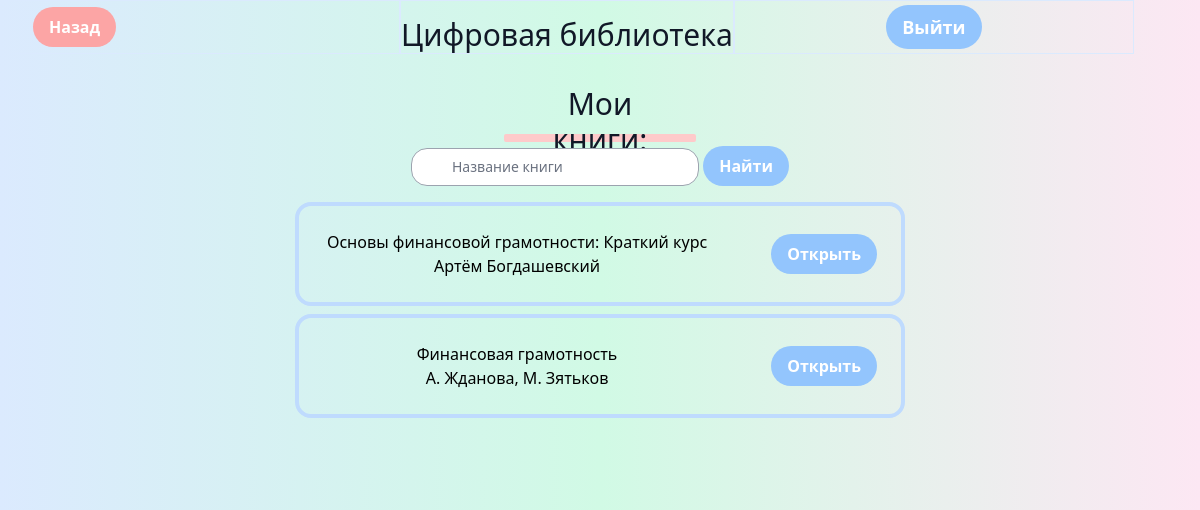
Screenshot of /books/4/ with the database file from the repository.
### main/models.py (models this page shows, shortened)
class Books(models.Model):
    name = models.CharField(max_length=200)
    author = models.CharField(max_length=200, default='')
    nomer = models.CharField(max_length=17, default='')
    link = models.URLField(default='')
    discipline = models.ForeignKey(Disciplines, on_delete=models.CASCADE)
    class Meta:
        verbose_name_plural = 'Books'

### main/views.py (the view)
# urls.py: path('books/<int:pk>/', views.books, name='books'),
def books(request, pk):
    book = Books.objects.filter(discipline=pk)
    return render(request, 'main/books.html', {"book": book})

### main/templates/main/books.html (shortened to what this page needs)
<!doctype html>
<html>
<head>
  <link href="https://unpkg.com/tailwindcss@^2/dist/tailwind.min.css" rel="stylesheet">
</head>
<body class="bg-gradient-to-r from-blue-100 via-green-100 to-pink-100">
  <header class="flex  bg-gradient-to-r from-blue-100 via-green-100 to-pink-100" >
          <div class="flex items-center border border-blue-100 w-1/3">
                     <a href="{% url  'disciplines' %}">
              <button class="bg-red-300 hover:bg-red-600 text-white ml-8 font-bold py-2 px-4 rounded-full">Назад
              </button>
                     </a>
      </div>
          <div class="border border-blue-100  w-100%">
              <div class="  w-full mt-4 flex items-center  font-medium   text-2xl sm:text-3xl text-gray-900">
           Цифровая библиотека
        </div>
       </div>
          <div class=" border border-blue-100  sm:w-100% md:w-1/3">
          <div class="flex flex-col justify-center items-center h-full align-center w-full  items-right  font-medium   text-lg sm:text-3lg text-gray-900">
                  <a href="{% url  'logout' %}">
            <button class="bg-blue-300 hover:bg-blue-600 text-white font-bold py-2 px-4 rounded-full">
             Выйти
            </button>
                  </a>
            </div>
      </div>
      </header>
    <main class="flex-grow flex justify-center items-center bg-gradient-to-r from-blue-100 via-green-100 to-pink-100">
        <div class="mx-auto px-4 sm:px-8 py-2 text-center">
          <div class="text-center max-w-lg mx-auto mt-6 ">
            <div class="h-4 text-gray-500 w-40 block mx-auto rounded-sm">
              <div class="flex  items-center jorder text-xl sm:text-3xl text-gray-900">
           Мои книги:
                </div>
              </div>
            <div class="h-2 text-red-400 w-64 mt-4 block mx-auto rounded-sm"></div>
            <div class="h-2 bg-red-200 w-48 mt-2 block mx-auto rounded-sm"></div>
          </div>
        <div class="flex flex-col mb-6">
              <div class="relative">
                <div class="
                    inline-flex
                    items-center
                    justify-center
                    absolute
                    left-0
                    top-0
                    h-full
                    w-5
                    text-gray-400">
                </div>
                  <form action="{% url 'search_book' %}" method="get">
                <input
                  id="password"
                  type="text"
                  name="q"
                  class="
                    text-sm
                    placeholder-gray-500
                    pl-10
                    pr-4
                    rounded-2xl
                    border border-gray-400
                    w-72
                    py-2
                    focus:outline-none focus:border-blue-400"
                    placeholder="Название книги"/>
                  <button type="submit" class="bg-blue-300 hover:bg-blue-600 text-white font-bold py-2 px-4 rounded-full">
                    Найти
                    </button>
                      </form>
             </div>
        <div class="container mb-2 flex mx-auto w-full items-center justify-center">
            <ul class="flex flex-col p-4">
            {% for b in book %}
                <li class="border-green-400 flex flex-row mb-2">
										<div class="select-none flex flex-1 items-center p-4 transition duration-500 ease-in-out transform hover:-translate-y-2 rounded-2xl border-4 p-6 hover:shadow-2xl border-blue-200">
											<div class="flex-1 pl-1 mr-16">
												<div class="font-medium">
													{{ b.name }}
												</div>
                                                <div class="font-medium">
													 {{ b.author }}
												</div>
											</div>
                                            <a target="_blank" href={{ b.link }}>
											 <button class="bg-blue-300 hover:bg-blue-600 text-white font-bold py-2 px-4 rounded-full">
                                            Открыть
                                            </button>
                                            </a>
											</div>
									</li>
                            {% endfor %}
                            </ul>
                        </div>
                    </div>
            </div>
        </main>
    </body>
</html>

### rows the page displays
Books: name "Основы финансовой грамотности: Краткий курс", author "Артём Богдашевский"
Books: name "Финансовая грамотность", author "А. Жданова, М. Зятьков"
